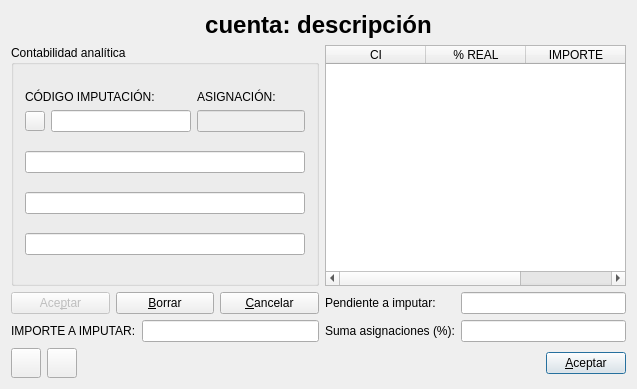
<?xml version="1.0" encoding="UTF-8"?>
<ui version="4.0">
 <author>José Manuel Díez Botella</author>
 <class>asignainputdiario</class>
 <widget class="QDialog" name="asignainputdiario">
  <property name="geometry">
   <rect>
    <x>0</x>
    <y>0</y>
    <width>637</width>
    <height>389</height>
   </rect>
  </property>
  <property name="windowTitle">
   <string>Imputación pase diario</string>
  </property>
  <layout class="QVBoxLayout" name="verticalLayout_3">
   <item>
    <widget class="QLabel" name="ctaactivolabel">
     <property name="font">
      <font>
       <pointsize>18</pointsize>
       <weight>75</weight>
       <bold>true</bold>
      </font>
     </property>
     <property name="text">
      <string>cuenta: descripción</string>
     </property>
     <property name="alignment">
      <set>Qt::AlignCenter</set>
     </property>
    </widget>
   </item>
   <item>
    <layout class="QHBoxLayout" name="horizontalLayout_2">
     <item>
      <layout class="QVBoxLayout" name="verticalLayout">
       <item>
        <widget class="QGroupBox" name="analiticagroupBox">
         <property name="title">
          <string>Contabilidad analítica</string>
         </property>
         <layout class="QVBoxLayout">
          <item>
           <layout class="QHBoxLayout">
            <item>
             <layout class="QVBoxLayout">
              <item>
               <widget class="QLabel" name="cilabel">
                <property name="enabled">
                 <bool>true</bool>
                </property>
                <property name="maximumSize">
                 <size>
                  <width>16777215</width>
                  <height>15</height>
                 </size>
                </property>
                <property name="text">
                 <string>CÓDIGO IMPUTACIÓN:</string>
                </property>
               </widget>
              </item>
              <item>
               <layout class="QHBoxLayout">
                <item>
                 <widget class="QPushButton" name="buscapushButton">
                  <property name="enabled">
                   <bool>true</bool>
                  </property>
                  <property name="minimumSize">
                   <size>
                    <width>20</width>
                    <height>20</height>
                   </size>
                  </property>
                  <property name="maximumSize">
                   <size>
                    <width>20</width>
                    <height>20</height>
                   </size>
                  </property>
                  <property name="text">
                   <string/>
                  </property>
                  <property name="icon">
                   <iconset resource="keme.qrc">
                    <normaloff>:/iconos/graf/viewer.xpm</normaloff>:/iconos/graf/viewer.xpm</iconset>
                  </property>
                 </widget>
                </item>
                <item>
                 <widget class="QLineEdit" name="cilineEdit">
                  <property name="enabled">
                   <bool>true</bool>
                  </property>
                  <property name="minimumSize">
                   <size>
                    <width>140</width>
                    <height>0</height>
                   </size>
                  </property>
                 </widget>
                </item>
               </layout>
              </item>
             </layout>
            </item>
            <item>
             <layout class="QVBoxLayout">
              <item>
               <widget class="QLabel" name="label">
                <property name="maximumSize">
                 <size>
                  <width>16777215</width>
                  <height>15</height>
                 </size>
                </property>
                <property name="text">
                 <string>ASIGNACIÓN:</string>
                </property>
               </widget>
              </item>
              <item>
               <widget class="QLineEdit" name="asignacionlineEdit">
                <property name="enabled">
                 <bool>false</bool>
                </property>
               </widget>
              </item>
             </layout>
            </item>
           </layout>
          </item>
          <item>
           <widget class="QLineEdit" name="nivel1lineEdit">
            <property name="enabled">
             <bool>true</bool>
            </property>
            <property name="font">
             <font>
              <pointsize>8</pointsize>
             </font>
            </property>
            <property name="readOnly">
             <bool>true</bool>
            </property>
           </widget>
          </item>
          <item>
           <widget class="QLineEdit" name="nivel2lineEdit">
            <property name="enabled">
             <bool>true</bool>
            </property>
            <property name="font">
             <font>
              <pointsize>8</pointsize>
             </font>
            </property>
            <property name="readOnly">
             <bool>true</bool>
            </property>
           </widget>
          </item>
          <item>
           <widget class="QLineEdit" name="nivel3lineEdit">
            <property name="enabled">
             <bool>true</bool>
            </property>
            <property name="font">
             <font>
              <pointsize>8</pointsize>
             </font>
            </property>
            <property name="readOnly">
             <bool>true</bool>
            </property>
           </widget>
          </item>
         </layout>
        </widget>
       </item>
       <item>
        <layout class="QHBoxLayout">
         <item>
          <widget class="QPushButton" name="aceptarcipushButton">
           <property name="enabled">
            <bool>false</bool>
           </property>
           <property name="text">
            <string>Ace&amp;ptar</string>
           </property>
           <property name="icon">
            <iconset resource="keme.qrc">
             <normaloff>:/iconos/graf/check2.png</normaloff>:/iconos/graf/check2.png</iconset>
           </property>
           <property name="default">
            <bool>true</bool>
           </property>
          </widget>
         </item>
         <item>
          <widget class="QPushButton" name="borrarcipushButton">
           <property name="text">
            <string>&amp;Borrar</string>
           </property>
           <property name="icon">
            <iconset resource="keme.qrc">
             <normaloff>:/iconos/graf/borrar.png</normaloff>:/iconos/graf/borrar.png</iconset>
           </property>
          </widget>
         </item>
         <item>
          <widget class="QPushButton" name="cancelarcipushButton">
           <property name="text">
            <string>&amp;Cancelar</string>
           </property>
           <property name="icon">
            <iconset resource="keme.qrc">
             <normaloff>:/iconos/graf/borraelem.png</normaloff>:/iconos/graf/borraelem.png</iconset>
           </property>
          </widget>
         </item>
        </layout>
       </item>
       <item>
        <layout class="QHBoxLayout" name="horizontalLayout">
         <item>
          <widget class="QLabel" name="label_3">
           <property name="text">
            <string>IMPORTE A IMPUTAR:</string>
           </property>
          </widget>
         </item>
         <item>
          <widget class="QLineEdit" name="importelineEdit">
           <property name="readOnly">
            <bool>true</bool>
           </property>
          </widget>
         </item>
        </layout>
       </item>
      </layout>
     </item>
     <item>
      <layout class="QVBoxLayout" name="verticalLayout_2">
       <item>
        <widget class="QTableWidget" name="tableWidget">
         <column>
          <property name="text">
           <string>CI</string>
          </property>
         </column>
         <column>
          <property name="text">
           <string>% REAL</string>
          </property>
         </column>
         <column>
          <property name="text">
           <string>IMPORTE</string>
          </property>
         </column>
        </widget>
       </item>
       <item>
        <layout class="QFormLayout" name="formLayout">
         <item row="0" column="0">
          <widget class="QLabel" name="label_4">
           <property name="text">
            <string>Pendiente a imputar:</string>
           </property>
          </widget>
         </item>
         <item row="0" column="1">
          <widget class="QLineEdit" name="pendientelineEdit">
           <property name="readOnly">
            <bool>true</bool>
           </property>
          </widget>
         </item>
         <item row="1" column="0">
          <widget class="QLabel" name="label_2">
           <property name="text">
            <string>Suma asignaciones (%):</string>
           </property>
          </widget>
         </item>
         <item row="1" column="1">
          <widget class="QLineEdit" name="sumalineEdit">
           <property name="readOnly">
            <bool>true</bool>
           </property>
          </widget>
         </item>
        </layout>
       </item>
      </layout>
     </item>
    </layout>
   </item>
   <item>
    <layout class="QHBoxLayout">
     <property name="spacing">
      <number>6</number>
     </property>
     <property name="leftMargin">
      <number>0</number>
     </property>
     <property name="topMargin">
      <number>0</number>
     </property>
     <property name="rightMargin">
      <number>0</number>
     </property>
     <property name="bottomMargin">
      <number>0</number>
     </property>
     <item>
      <widget class="QPushButton" name="predefpushButton">
       <property name="minimumSize">
        <size>
         <width>0</width>
         <height>30</height>
        </size>
       </property>
       <property name="maximumSize">
        <size>
         <width>30</width>
         <height>16777215</height>
        </size>
       </property>
       <property name="toolTip">
        <string>Carga imputaciones predefinidas</string>
       </property>
       <property name="accessibleName">
        <string extracomment="Recargar imputaciones predefinidas"/>
       </property>
       <property name="text">
        <string/>
       </property>
       <property name="icon">
        <iconset resource="keme.qrc">
         <normaloff>:/iconos/graf/reload2.png</normaloff>:/iconos/graf/reload2.png</iconset>
       </property>
      </widget>
     </item>
     <item>
      <widget class="QPushButton" name="activa_edicion_pushButton">
       <property name="minimumSize">
        <size>
         <width>0</width>
         <height>30</height>
        </size>
       </property>
       <property name="maximumSize">
        <size>
         <width>30</width>
         <height>16777215</height>
        </size>
       </property>
       <property name="text">
        <string/>
       </property>
       <property name="icon">
        <iconset resource="keme.qrc">
         <normaloff>:/iconos/graf/document-edit.png</normaloff>:/iconos/graf/document-edit.png</iconset>
       </property>
      </widget>
     </item>
     <item>
      <spacer>
       <property name="orientation">
        <enum>Qt::Horizontal</enum>
       </property>
       <property name="sizeHint" stdset="0">
        <size>
         <width>40</width>
         <height>20</height>
        </size>
       </property>
      </spacer>
     </item>
     <item>
      <widget class="QPushButton" name="aceptarpushButton">
       <property name="text">
        <string>&amp;Aceptar</string>
       </property>
       <property name="icon">
        <iconset resource="keme.qrc">
         <normaloff>:/iconos/graf/application-exit.png</normaloff>:/iconos/graf/application-exit.png</iconset>
       </property>
       <property name="shortcut">
        <string>Alt+A</string>
       </property>
       <property name="default">
        <bool>true</bool>
       </property>
      </widget>
     </item>
    </layout>
   </item>
  </layout>
 </widget>
 <layoutdefault spacing="6" margin="11"/>
 <tabstops>
  <tabstop>aceptarpushButton</tabstop>
 </tabstops>
 <resources>
  <include location="keme.qrc"/>
 </resources>
 <connections>
  <connection>
   <sender>aceptarpushButton</sender>
   <signal>clicked()</signal>
   <receiver>asignainputdiario</receiver>
   <slot>accept()</slot>
   <hints>
    <hint type="sourcelabel">
     <x>623</x>
     <y>285</y>
    </hint>
    <hint type="destinationlabel">
     <x>582</x>
     <y>272</y>
    </hint>
   </hints>
  </connection>
 </connections>
</ui>
